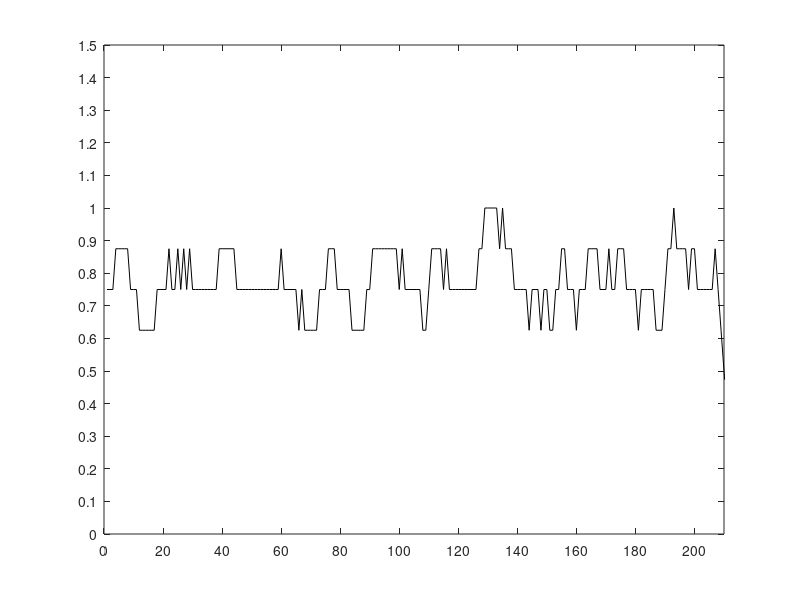

Recreate this plot in MATLAB.
%% Session 1
fileID = fopen('g2s1.txt','r');
formatSpec = '%f';
A = fscanf(fileID,formatSpec);
plot(A,'Color','black');
set(gca,'XTick',[0:20:210])
set(gca,'YTick',[0:0.1:1.5]) 
ylim([0 1.5])
xlim([0 210])
fclose(fileID);
%% Session 2

